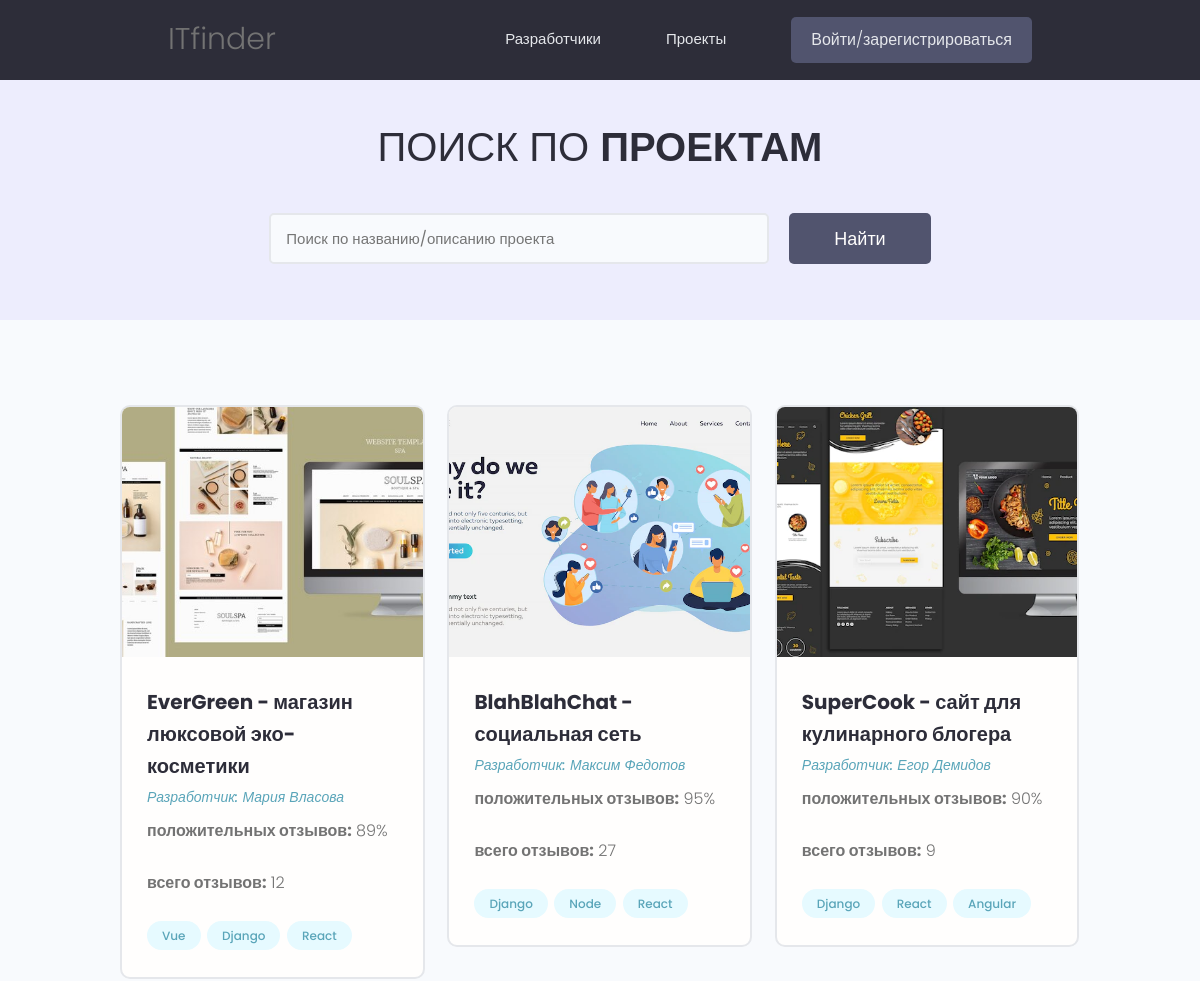
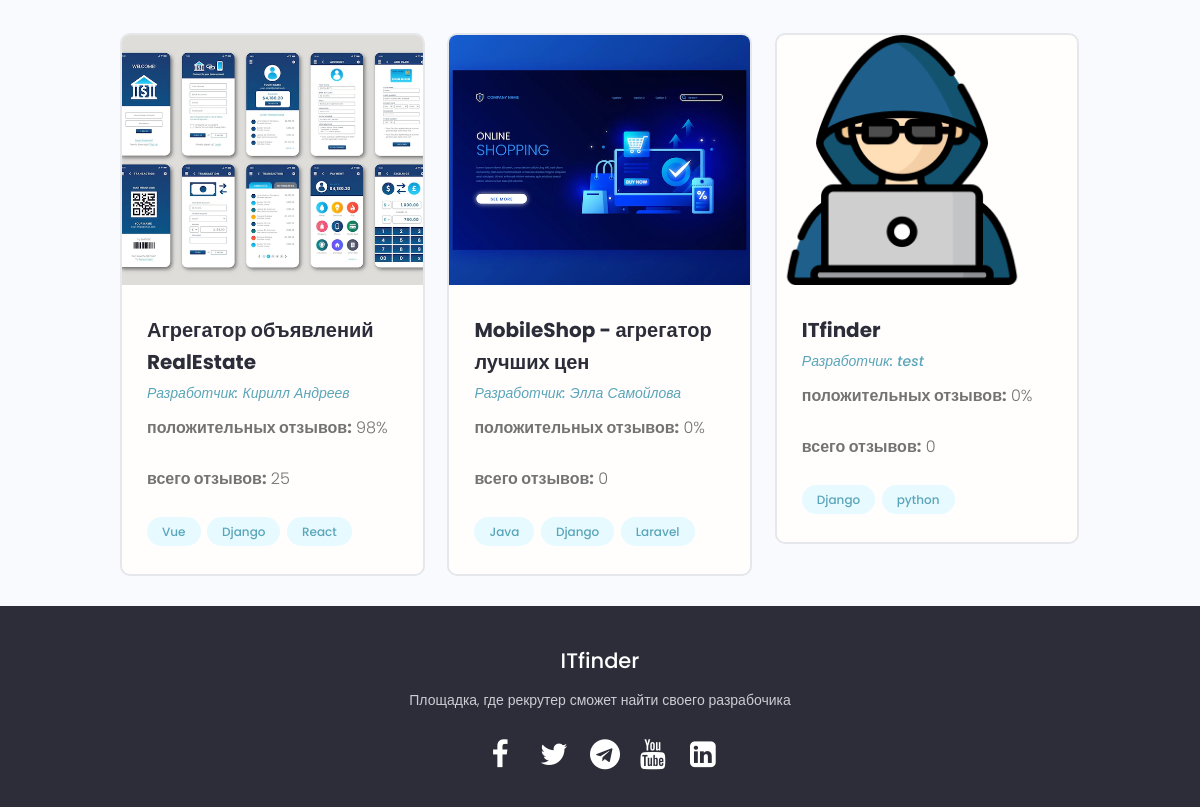
Page /projects/tag/django on the committed database (2 pictures, top to bottom).
### projects/models.py (models this page shows, shortened)
class Project(models.Model):
    owner = models.ForeignKey(
        Profile, null=True, blank=True, on_delete=models.CASCADE)
    title = models.CharField(max_length=100)
    slug = models.SlugField()
    image = models.ImageField(null=True, blank=True, default="project_images/default.jpg", upload_to='project_images')
    description = models.TextField(null=True, blank=True)
    tags = models.ManyToManyField(Tag, blank=True)
    total_votes = models.IntegerField(default=0, null=True, blank=True)
    votes_ratio = models.IntegerField(default=0, null=True, blank=True)
    demo_link = models.CharField(max_length=500, null=True, blank=True)
    source_link = models.CharField(max_length=500, null=True, blank=True)
    created = models.DateTimeField(auto_now_add=True)
    id = models.UUIDField(default=uuid.uuid4, unique=True, primary_key=True, editable=False)

class Tag(models.Model):
    name = models.CharField(max_length=100)
    slug = models.SlugField()
    created = models.DateTimeField(auto_now_add=True)
    id = models.UUIDField(default=uuid.uuid4, unique=True, primary_key=True, editable=False)
    def __str__(self):
        return self.name

### users/models.py (models this page shows)
class Profile(models.Model):
    user = models.OneToOneField(
        User, on_delete=models.CASCADE, null=True, blank=True)
    name = models.CharField(max_length=50, blank=True, null=True)
    email = models.EmailField(max_length=50, blank=True, null=True)
    username = models.CharField(max_length=50, blank=True, null=True)
    city = models.CharField(max_length=50, blank=True, null=True)
    intro = models.CharField(max_length=200, blank=True, null=True)
    bio = models.TextField(blank=True, null=True)
    image = models.ImageField(
        null=True, blank=True, upload_to='profile_images', default="profile_images/default.jpg")
    skills = models.ManyToManyField(Skill, blank=True)
    github = models.CharField(max_length=100, blank=True, null=True)
    twitter = models.CharField(max_length=100, blank=True, null=True)
    linkedin = models.CharField(max_length=100, blank=True, null=True)
    youtube = models.CharField(max_length=100, blank=True, null=True)
    website = models.CharField(max_length=100, blank=True, null=True)
    created = models.DateTimeField(auto_now_add=True)
    id = models.UUIDField(default=uuid.uuid4, unique=True,
                          primary_key=True, editable=False)
    def __str__(self):
        return str(self.username)
    class Meta:
        ordering = ['created']

### projects/views.py (the view)
# urls.py: path('tag/<slug:tag_slug>', views.projects_by_tag, name="tag"),
def projects_by_tag(request, tag_slug):
    tag = get_object_or_404(Tag, slug=tag_slug)
    projects = Project.objects.filter(tags__in=[tag])
    context = {
        "projects": projects
    }
    return render(request, "projects/projects.html", context)

### projects/templates/projects/projects.html (shortened to what this page needs)
{% extends 'base.html' %}
{% block content %}
<main class="projects">
    <section class="hero-section text-center">
        <div class="container container--narrow">
            <div class="hero-section__box">
                <h2>Поиск по <span>проектам</span></h2>
            </div>
            <div class="hero-section__search">
                <form id='searchForm' class="form" action="{% url 'projects' %}" method="get">
                    <div class="form__field">
                        <input class="input input--text" id="formInput#search" type="text" name="search_query"
                            placeholder="Поиск по названию/описанию проекта" value="{{ search_query }}" />
                    </div>
                    <input class="btn btn--sub btn--lg" type="submit" value="Найти" />
                </form>
            </div>
        </div>
    </section>
    <section class="projectsList">
        <div class="container">
            <div class="grid grid--three">
                {% for project in projects %}
                <div class="column">
                    <div class="card project">
                        <a href="{% url 'project' project.slug %}" class="project">
                            <img class="project__thumbnail" src="{{ project.image.url }}" alt="скриншот проекта" />
                            <div class="card__body">
                                <h3 class="project__title">{{ project.title }}</h3>
                                <p><a class="project__author" href="{% url 'user-profile' project.owner %}">Разработчик:
                                        {{ project.owner.name }}</a>
                                </p>
                                <p class="project--rating">
                                    <span style="font-weight: bold;">положительных отзывов:</span>  {{ project.votes_ratio }}%
                                </p>
                                 <p class="project--rating">
                                    <span style="font-weight: bold;">всего отзывов:</span> {{ project.total_votes }}
                                </p>
                                <div class="project__tags">
                                    {% for tag in project.tags.all %}
                                    <a href="{% url 'tag' tag.slug %}" class="tag tag--pill tag--main">{{tag}}</a>
                                    {% endfor %}
                                </div>
                            </div>
                        </a>
                    </div>
                </div>
                {% endfor %}
            </div>
        </div>
    </section>
</main>
{% endblock %}

### static/styles/main.css (style rules this page uses)
* { margin: 0; padding: 0; box-sizing: border-box; }
:root { --color-sub: #2d2d39; }
.btn--sub { background-color: var(--color-sub-light); }
.card { border: 2px solid var(--color-light); }
img { width: 100%; }
.hero-section { height: 40vh; display: flex; align-items: center; background-color: var(--color-sub); }
.hero-section__box { margin-bottom: 4rem; }
.hero-section__box > h2, .hero-section__box > h2 > span { font-size: 4rem; color: var(--color-light); line-height: 1.3; text-transform: uppercase; }
.hero-section__box > h2 { font-weight: 300; }
.hero-section__box > h2 > span { font-weight: 700; }
.hero-section__search > .form { display: flex; align-items: center; justify-content: center; gap: 2rem; }
.hero-section__search > .form input.input--text { width: 50rem; }
.project__author { font-size: 1.4rem; font-style: italic; }
.project--rating { margin-bottom: 1.6em; margin-top: .5em; }
.projects > .hero-section { background: var(--color-sub-lighter); height: 30vh; }
.projects .hero-section__box { margin-bottom: 2.5rem; }
.projects .hero-section__box > h2 { color: var(--color-sub); }
.projects .hero-section__box > h2 > span { font-weight: 700; color: var(--color-sub); }
.projectsList { margin-top: 8rem; }
.project__thumbnail { height: 25rem; object-fit: cover; object-position: top center; }
.project__title { font-size: 2rem; font-weight: 700; color: var(--color-sub); }

### static/uikit/styles/modules/_variables.css (style rules this page uses)
:root { --color-main: #5aa5b9; --color-main-light: #e6faff; --color-sub: #3f4156; --color-sub-light: #51546e; --color-sub-lighter: #ededfd; --color-text: #737373; --color-gray: #8b8b8b; --color-light: #e5e7eb; --color-light-gray: #767676; --color-bg: #f8fafd; --color-white: #fffefd; --color-white-light: #f3f3f3; --color-success: #359e64; --color-success-bg: #def8e8; --color-error: #fc4b0b; --color-error-bg: #fff2ee; --font-base: 'Poppins', arial, helvetica, 'Segoe UI', roboto, ubuntu, sans-serif; --font-monospace: 'Fira Code', 'Courier New', courier, monospace; --font-regular: 300; --font-medium: 500; --font-bold: 700; --generic-shadow: 1px 1px 5px #00000010; --generic-transition: all 0.3s ease-in-out; }

### static/uikit/styles/modules/_base.css (style rules this page uses)
* { margin: 0; padding: 0; box-sizing: border-box; text-rendering: optimizeLegibility; color: inherit; font-size: inherit; }
html { font-size: 50%; }
@media only screen and (min-width: 480px) { html { font-size: 56.25%; } }
@media only screen and (min-width: 1200px) { html { font-size: 62.5%; } }
body { line-height: 1.6; font-weight: 400; font-size: 1.5rem; color: var(--color-text); background-color: var(--color-bg); min-height: 100vh; }

### static/uikit/styles/modules/_typography.css (style rules this page uses)
* { font-family: var(--font-base); }
h2 { font-size: 3.6rem; font-weight: var(--font-bold); }
h3 { font-size: 3.2rem; font-weight: var(--font-medium); }
p, span, strong { font-size: 1.6rem; color: var(--color-text); font-weight: var(--font-regular); }
a { padding-bottom: 2px; text-decoration: none; display: inline-block; color: var(--color-main); font-weight: var(--font-medium); }

### static/uikit/styles/modules/_utilities.css (style rules this page uses)
.container { width: 92%; max-width: 165rem; margin: 0 auto; box-sizing: border-box; }
.container--narrow { width: 92%; max-width: 120rem; }
@media screen and (min-width: 1000px) { .container { width: 90%; } }
@media screen and (min-width: 1000px) { .container--narrow { width: 85%; } }
@media screen and (min-width: 1200px) { .container { width: 80%; } }
@media screen and (min-width: 1200px) { .container--narrow { width: 72%; } }
.text-center { text-align: center; }

### static/uikit/styles/modules/_button.css (style rules this page uses)
.btn { display: inline-block; position: relative; cursor: pointer; background-color: var(--color-light); font-weight: var(--font-medium); color: var(--color-sub); text-decoration: none; padding: 1rem 2rem; border-radius: 0.5rem; border: none; width: -webkit-fit-content; width: -moz-fit-content; width: fit-content; height: -webkit-fit-content; height: -moz-fit-content; height: fit-content; font-size: 1.6rem; outline-width: 0; outline-color: transparent; -webkit-backface-visibility: hidden; backface-visibility: hidden; transition: all 0.3s ease-in-out; }
.btn--sub { background-color: var(--color-sub); color: var(--color-white); }
.btn--lg { font-size: 1.8rem; padding: 1.2rem 4.5rem; }

### static/uikit/styles/modules/_card.css (style rules this page uses)
.card { border-radius: 1rem; background-color: var(--color-white); border: 1.5px solid var(--color-light); width: auto; height: auto; margin-top: 0.5rem; margin-bottom: 0.5rem; overflow: hidden; }
.card__body, .card__header { padding: 2rem 2.5rem; }

### rows in the picture
Project: image (picture), title "EverGreen - магазин люксовой эко-косметики", owner.name "Мария Власова", votes_ratio "89", total_votes "12"
Tag: name "Vue"
Tag: name "Django"
Tag: name "React"
Project: image (picture), title "BlahBlahChat - социальная сеть", owner.name "Максим Федотов", votes_ratio "95", total_votes "27"
Tag: name "Node"
Project: image (picture), title "SuperCook - сайт для кулинарного блогера", owner.name "Егор Демидов", votes_ratio "90", total_votes "9"
Tag: name "Angular"
Project: image (picture), title "Агрегатор объявлений RealEstate", owner.name "Кирилл Андреев", votes_ratio "98", total_votes "25"
Project: image (picture), title "MobileShop - агрегатор лучших цен", owner.name "Элла Самойлова", votes_ratio "0", total_votes "0"
Tag: name "Java"
Tag: name "Laravel"
Project: image (picture), title "ITfinder", owner.name "test", votes_ratio "0", total_votes "0"
Tag: name "python"
